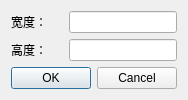
<?xml version="1.0" encoding="UTF-8"?>
<ui version="4.0">
 <class>ResizeBookArea</class>
 <widget class="QDialog" name="ResizeBookArea">
  <property name="geometry">
   <rect>
    <x>0</x>
    <y>0</y>
    <width>176</width>
    <height>95</height>
   </rect>
  </property>
  <property name="windowTitle">
   <string>Dialog</string>
  </property>
  <layout class="QGridLayout" name="gridLayout">
   <item row="1" column="0">
    <widget class="QLabel" name="widthLabel">
     <property name="text">
      <string>高度：</string>
     </property>
    </widget>
   </item>
   <item row="0" column="0">
    <widget class="QLabel" name="heightLabel">
     <property name="text">
      <string>宽度：</string>
     </property>
    </widget>
   </item>
   <item row="1" column="1" colspan="2">
    <widget class="QLineEdit" name="heightEdit">
     <property name="maxLength">
      <number>5</number>
     </property>
    </widget>
   </item>
   <item row="0" column="1" colspan="2">
    <widget class="QLineEdit" name="widthEdit">
     <property name="maxLength">
      <number>5</number>
     </property>
     <property name="clearButtonEnabled">
      <bool>false</bool>
     </property>
    </widget>
   </item>
   <item row="2" column="0" colspan="3">
    <layout class="QHBoxLayout" name="horizontalLayout">
     <item>
      <widget class="QPushButton" name="okBtn">
       <property name="text">
        <string>OK</string>
       </property>
      </widget>
     </item>
     <item>
      <widget class="QPushButton" name="cancelBtn">
       <property name="text">
        <string>Cancel</string>
       </property>
      </widget>
     </item>
    </layout>
   </item>
  </layout>
 </widget>
 <resources/>
 <connections/>
</ui>
